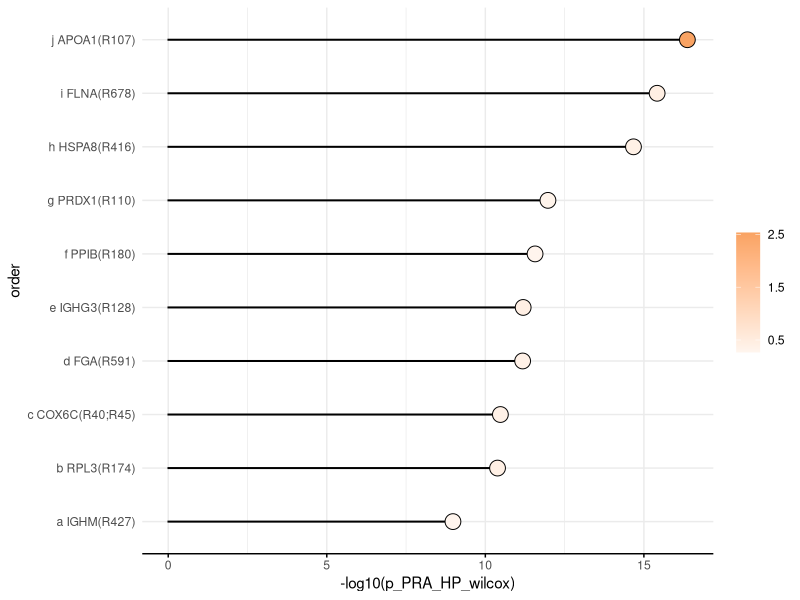
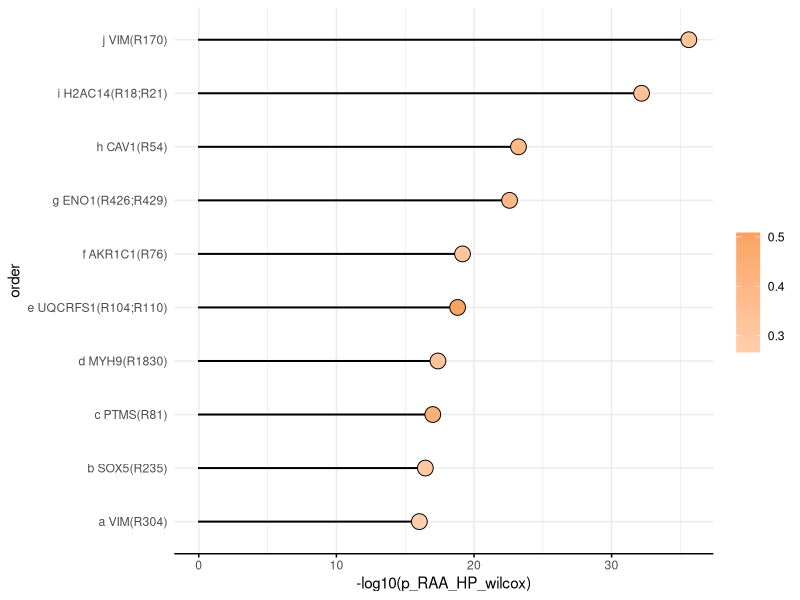
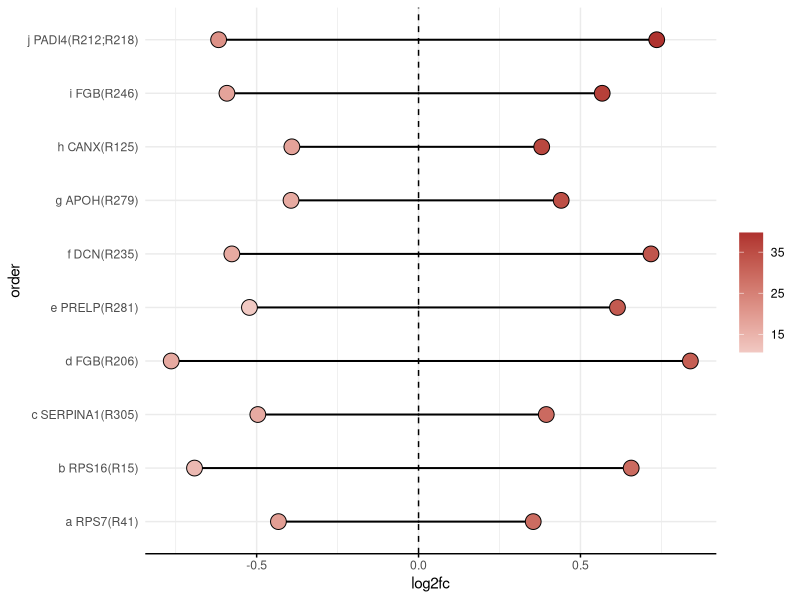

Source code (R) for these figures, in order:
library(dplyr)
library(ComplexHeatmap)
library(circlize)
library(ggplot2)


rm(list = ls())
data=read.csv("wilcox result.csv")

dat=data[data$PRA_HP_youwu=="wilcox",]%>%filter(PRA_HP_all=="up" & RAA_HP_all!="up")%>%arrange(p_PRA_HP_wilcox)%>%data.frame()
rownames(dat)=dat$position
dat1=dat[1:10,c("median_HP", "median_PRA", "median_RA_A")]

col_fun = colorRamp2(c(-1,0, 1), c("#5D669F","white","#AF322F"))

top_annotation = HeatmapAnnotation(df=data.frame(group=c("Health","preRA","RA")),
                                   col = list(group=c(RA="#BF5960",Health="#6F99AD",preRA="#F9A363"))) 

pdf("eFig 2b left.pdf", width = 5, height = 4)
Heatmap(t(scale(t(dat1))),col=col_fun,
        rect_gp = gpar(col="white", lwd=3),
        top_annotation = top_annotation,
        cluster_rows = F, cluster_columns = F,
        show_heatmap_legend = T,
        border = F, show_column_names = F,
        show_row_names = T, column_title = NULL)
dev.off()


dat=data[data$RAA_HP_youwu=="wilcox",]%>%filter(RAA_HP_all=="up" & PRA_HP_all!="up")%>%arrange(p_RAA_HP_wilcox)%>%data.frame()
rownames(dat)=dat$position
dat1=dat[1:10,c("median_HP", "median_PRA", "median_RA_A")]

col_fun = colorRamp2(c(-1,0, 1), c("#5D669F","white","#AF322F"))

top_annotation = HeatmapAnnotation(df=data.frame(group=c("Health","preRA","RA")),
                                   col = list(group=c(RA="#BF5960",Health="#6F99AD",preRA="#F9A363"))) 

pdf("eFig 2d left.pdf", width = 5, height = 4)
Heatmap(t(scale(t(dat1))),col=col_fun,
        rect_gp = gpar(col="white", lwd=3),
        top_annotation = top_annotation,
        cluster_rows = F, cluster_columns = F,
        show_heatmap_legend = T,
        border = F, show_column_names = F,
        show_row_names = T, column_title = NULL)
dev.off()



dat=data[data$RAA_HP_youwu=="wilcox" & data$PRA_HP_youwu=="wilcox",]%>%filter(RAA_HP_all=="up" & PRA_HP_all=="up")%>%arrange(p_RAA_HP_wilcox,p_PRA_HP_wilcox)%>%data.frame()
rownames(dat)=dat$position
dat1=dat[1:10,c("median_HP", "median_PRA", "median_RA_A")]

col_fun = colorRamp2(c(-1,0, 1), c("#5D669F","white","#AF322F"))

top_annotation = HeatmapAnnotation(df=data.frame(group=c("Health","preRA","RA")),
                                   col = list(group=c(RA="#BF5960",Health="#6F99AD",preRA="#F9A363"))) 

pdf("eFig 2f left.pdf", width = 5, height = 4)
Heatmap(t(scale(t(dat1))),col=col_fun,
        rect_gp = gpar(col="white", lwd=3),
        top_annotation = top_annotation,
        cluster_rows = F, cluster_columns = F,
        show_heatmap_legend = T,
        border = F, show_column_names = F,
        show_row_names = T, column_title = NULL)
dev.off()







dat=data[data$PRA_HP_youwu=="wilcox",]%>%filter(PRA_HP_all=="up" & RAA_HP_all!="up")%>%arrange(p_PRA_HP_wilcox)%>%data.frame()

dat1=dat[1:10,]%>%mutate(order=letters[10:1])
names(dat1)
dat1$order = paste(dat1$order, dat1$position)

ggplot(dat1, aes(-log10(p_PRA_HP_wilcox),order, fill=`fc_PRA_HP`))+
  geom_bar(stat="identity", width=.01, color="black", fill="black")+
  geom_point(shape=21, size=5)+
  scale_size(breaks=c(16,19,21), range=c(2,5.5),name="")+
  scale_fill_gradient2(high="#F9A363", low="white",name="", breaks=c(0.5,1.5,2.5))+
  theme_minimal()+
  theme(axis.line.x = element_line(color="black"),
        axis.ticks.x = element_line(color="black"))
ggsave("eFig 2b right.pdf", width = 4, height = 3)



dat=data[data$RAA_HP_youwu=="wilcox",]%>%filter(RAA_HP_all=="up" & PRA_HP_all!="up")%>%arrange(p_RAA_HP_wilcox)%>%data.frame()

dat1=dat[1:10,]%>%mutate(order=letters[10:1])
names(dat1)
dat1$order = paste(dat1$order, dat1$position)

ggplot(dat1, aes(-log10(p_RAA_HP_wilcox),order, fill=`fc_RAA_HP`))+
  geom_bar(stat="identity", width=.01, color="black", fill="black")+
  geom_point(shape=21, size=5)+
  scale_size(breaks=c(16,19,21), range=c(2,5.5),name="")+
  scale_fill_gradient2(high="#F9A363", low="white",name="", breaks=c(0.3,0.4,0.5))+
  theme_minimal()+
  theme(axis.line.x = element_line(color="black"),
        axis.ticks.x = element_line(color="black"))
ggsave("eFig 2d right.pdf", width = 4.3, height = 3)



dat=data[data$RAA_HP_youwu=="wilcox" & data$PRA_HP_youwu=="wilcox",]%>%filter(RAA_HP_all=="up" & PRA_HP_all=="up")%>%arrange(p_RAA_HP_wilcox,p_PRA_HP_wilcox)%>%data.frame()

dat1=dat[1:10,]%>%mutate(order=letters[10:1])
names(dat1)
dat1$order = paste(dat1$order, dat1$position)

d_PRA = dat1[,c("order","p_PRA_HP_wilcox","fc_PRA_HP")]; colnames(d_PRA)[2:3]=c("p","log2fc"); d_PRA$log2fc = -d_PRA$log2fc
d_RAA = dat1[,c("order","p_RAA_HP_wilcox","fc_RAA_HP")]; colnames(d_RAA)[2:3]=c("p","log2fc")

dat2=rbind(d_PRA, d_RAA)

ggplot(dat2, aes(log2fc,order, fill=-log10(p)))+
  geom_bar(stat="identity", width=.01, color="black", fill="black")+
  geom_point(shape=21, size=5)+
  geom_vline(xintercept = 0,linetype=2)+
  scale_size(breaks=c(16,19,21), range=c(2,5.5),name="")+
  scale_fill_gradient2(high="#AF322F", low="white",name="", breaks=c(15,25,35))+
  theme_minimal()+
  theme(axis.line.x = element_line(color="black"),
        axis.ticks.x = element_line(color="black"))
ggsave("eFig 2f right.pdf", width = 4, height = 3)
